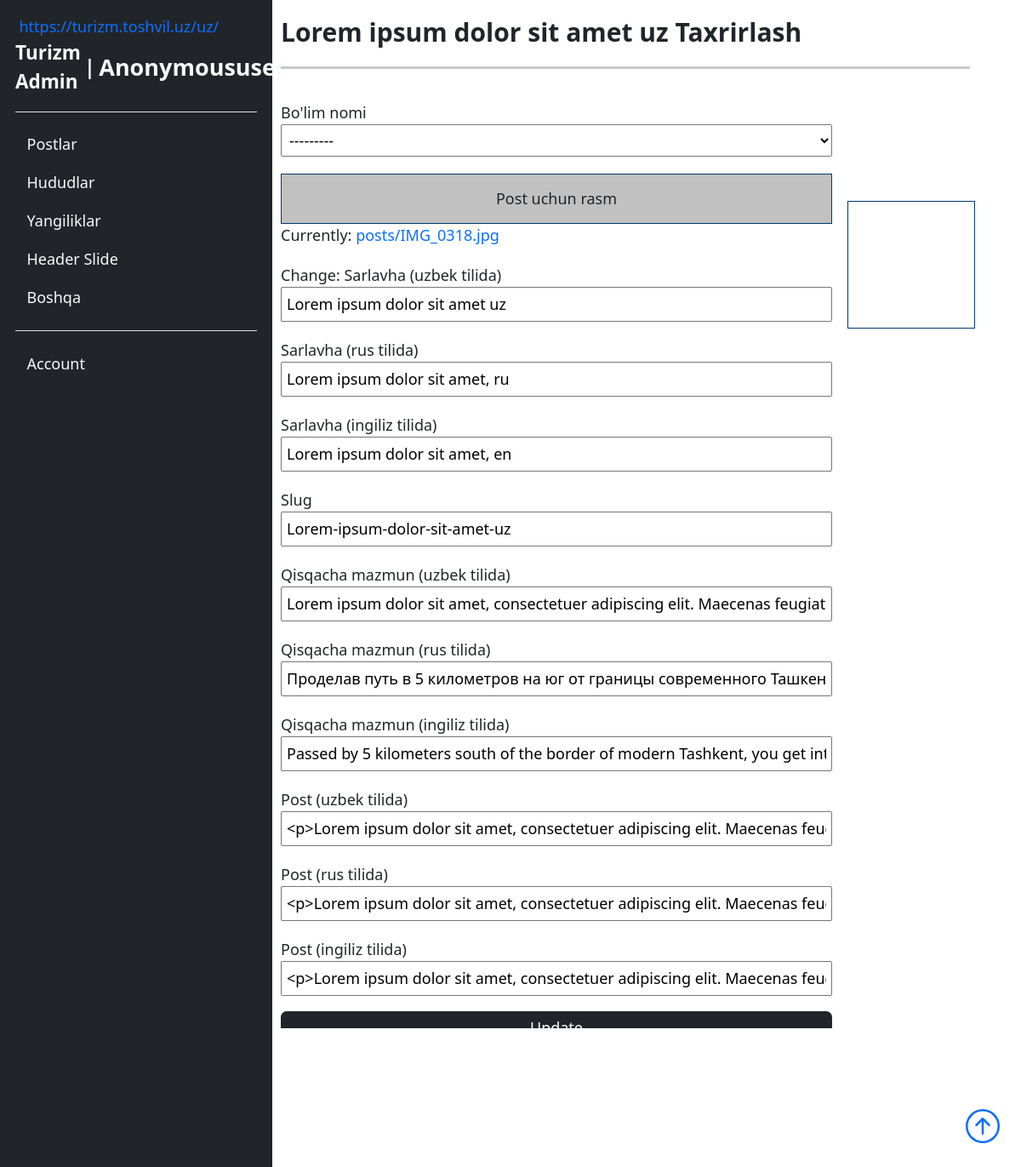
The app's page /users/root/post/update/Lorem-ipsum-dolor-sit-amet-uz/, older data.
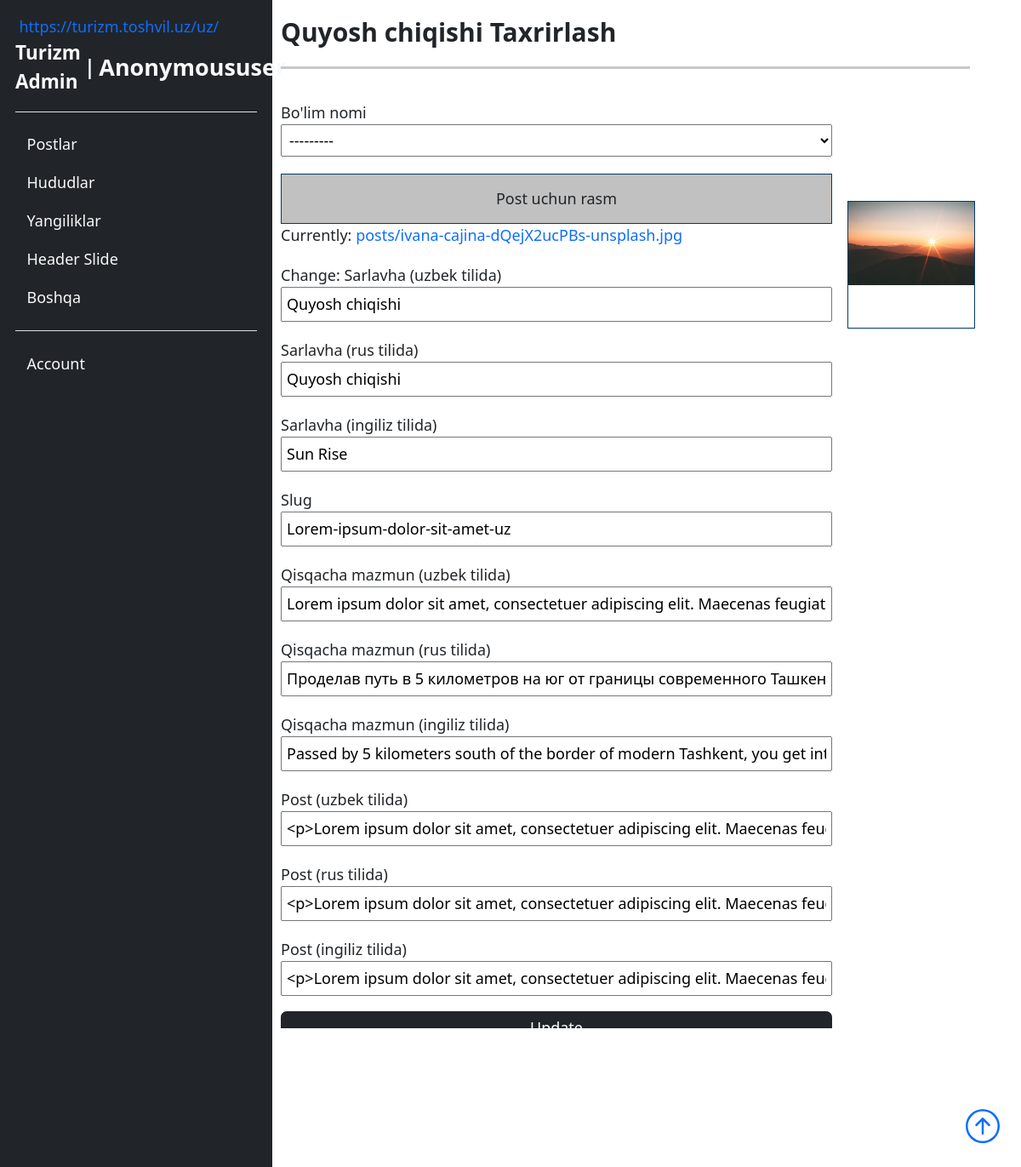
The same page, newer data.
### main/models.py (models this page shows)
class Post(M):
    author = m.ForeignKey(CustomUser, on_delete=m.SET_NULL, null=True, blank=True)
    navbaritem = m.ForeignKey(NavbarItems, on_delete=m.SET_NULL, null=True, blank=True)
    post_img = ResizedImageField(size=[2500, 1500],upload_to='posts/')
    uz_title = m.CharField(max_length=l)
    ru_title = m.CharField(max_length=l, null=True, blank=True)
    en_title = m.CharField(max_length=l, null=True, blank=True)
    uz_description = m.CharField(max_length=100)
    ru_description= m.CharField(max_length=l, null=True, blank=True)
    en_description= m.CharField(max_length=l, null=True, blank=True)
    uz_post = RichTextUploadingField()
    ru_post = RichTextUploadingField(null=True, blank=True)
    en_post = RichTextUploadingField(null=True, blank=True)
    slug = m.SlugField(max_length=l, unique=True)
    post_view = m.IntegerField(default=0, null=True, blank=True)
    add_time = m.DateTimeField(auto_now_add=True)
    def __str__(self):
        return self.uz_title

### custom_user/views.py (the view)
# urls.py: path('root/post/update/<slug>/', UpdatePost.as_view(), name='updatepost'),
class UpdatePost(UpdateView, SuccessMessageMixin):
    model = Post
    form_class = NewPost
    template_name = 'users/adminpanel/form/post/update.htm'
    success_message = 'Post muaffaqiyatli yangilandi!'
    success_url = reverse_lazy('users:postlist')

### custom_user/forms.py
class NewPost(forms.ModelForm):
    uz_post = forms.CharField(widget=CKEditorUploadingWidget())
    ru_post = forms.CharField(widget=CKEditorUploadingWidget())
    en_post = forms.CharField(widget=CKEditorUploadingWidget())
    class Meta:
        model = Post
        fields = '__all__'

### main/models.py (called while the page is built)
    def __str__(self):
        return self.uz_name

    def __str__(self):
        return super().__str__()

### templates/users/adminpanel/form/post/update.htm (shortened to what this page needs)
{% extends '../../root.htm' %}
{% block name %}
    {{ object }} Taxrirlash
{% endblock name %}
{% block list %}
<div id="formpost">
    <form action="" method="post" enctype="multipart/form-data">
        {% if form.navbar %}
            <label for="id_navbar">Bo'lim nomi</label>
            {{ form.navbar }}
        {% else %}
            <label for="id_navbaritem">Bo'lim nomi</label>
            {{ form.navbaritem }}
        {% endif %}
        <label for="id_post_img" class="rasm">Post uchun rasm</label>
        {{ form.post_img }}
        <label for="id_uz_title">Sarlavha (uzbek tilida)</label>
        {{ form.uz_title }}
        <label for="id_ru_title">Sarlavha (rus tilida)</label>
        {{ form.ru_title }}
        <label for="id_en_title">Sarlavha (ingiliz tilida)</label>
        {{ form.en_title }}
        <label for="id_slug">Slug</label>
        {{ form.slug }}
        <label for="id_uz_description">Qisqacha mazmun (uzbek tilida)</label>
        {{ form.uz_description }}
        <label for="id_ru_description">Qisqacha mazmun (rus tilida)</label>
        {{ form.ru_description }}
        <label for="id_en_description">Qisqacha mazmun (ingiliz tilida)</label>
        {{ form.en_description }}
        <label for="id_uz_post">Post (uzbek tilida)</label>
        {{ form.uz_post }}
        <label for="id_ru_post">Post (rus tilida)</label>
        {{ form.ru_post }}
        <label for="id_en_post">Post (ingiliz tilida)</label>
        {{ form.en_post }}
        <input type="submit" value="Update" class="btn btn-dark mt-3">
    </form>
    <div class="post-img">
        <img src="{{ object.post_img.url }}" alt="" class="upload_img">
    </div>
</div>
{% endblock list %}

Row changes from the older to the newer data that the page shows:
changed Post "Lorem-ipsum-dolor-sit-amet-uz": uz_title "Lorem ipsum dolor sit amet uz" → "Quyosh chiqishi"; post_img "Currently: posts/IMG_0318.jpg Change:" → "Currently: posts/ivana-cajina-dQejX2ucPBs-unsplash.jpg Change:"; ru_title "Lorem ipsum dolor sit amet, ru" → "Quyosh chiqishi"; en_title "Lorem ipsum dolor sit amet, en" → "Sun Rise"; post_img: picture added
